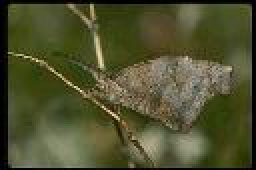
#> input picture src_codes/Images/12.jpg, 128 x 85 px (shown 2 times larger); its folder holds only this picture in this run
$ python Index.py
#> lines starting #> are read from the running program, lines starting #| are printed output that depends on the picture; after the words box and inside, x2 and y2 are one past the last pixel; in counts of white or black regions, pixels touching at a corner belong together
### Fifth/ColorDescriptor.py
# import the necessary packages
import numpy as np
import cv2


class ColorDescriptor:
    def __init__(self, bins):
        # store the number of bins for the 3D histogram
        self.bins = bins

    # [60 lines left out: functions describe, histogram, not called in this run]

### Fifth/Index.py
# import the necessary packages
import argparse
import glob
import cv2
from Fifth.ColorDescriptor import ColorDescriptor

cd = ColorDescriptor((8, 12, 5))

# open the output index file for writing
output = open("Indexed_Images.csv", "w")

# use glob to grab the image paths and loop over them
for imagePath in glob.glob("../Images" + "/*.jpg"):
    # extract the image ID (i.e. the unique filename) from the image
    # path and load the image itself
    imageID = imagePath[imagePath.rfind("/") + 1:]
    image = cv2.imread(imagePath)
#> image is the input picture: shape (85, 128, 3); mean B, G, R 46.4, 80.9, 79.2

    # describe the image
    features = cd.describe(image)
#> in describe, `image = cv2.cvtColor(image, cv2.COLOR_BGR2LUV)`: image: shape (85, 128, 3); mean of channels 0, 1, 2 84.1, 96.9, 156.6
#> in describe, `cv2.ellipse(ellipMask, (cX, cY), (axesX, axesY), 0, 0, 360, 255, -1)`:
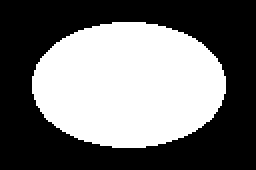
#> ellipMask: shape (85, 128) (shown 2 times larger); 44.2% white; 1 white region, box (x1, y1, x2, y2) and area: (16, 11, 113, 74) 4805
#> after the loop in describe, `for (startX, endX, startY, endY) in segments:`:
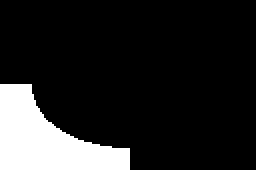
#> cornerMask: shape (85, 128) (shown 2 times larger); 14.3% white; 1 white region, box (x1, y1, x2, y2) and area: (0, 42, 65, 85) 1551
#> after the loop in describe, `for (startX, endX, startY, endY) in segments:`: features = 1920 values, max 0.904 at index 683, min 0 at index 0, mean 0.00452
#> in describe, `hist = self.histogram(image, ellipMask)`: hist = 480 values, max 0.805 at index 203, min 0 at index 0, mean 0.00482
#> features = 2400 values, max 0.904 at index 683, min 0 at index 0, mean 0.00458

    # write the features to file
    features = [str(f) for f in features]
#> features = 2400 items, first 6: '0.0', '0.0', '0.0', '0.0', '0.0', '0.0'
    output.write("%s,%s\n" % (imageID, ",".join(features)))

# close the index file
output.close()

print ("done")
